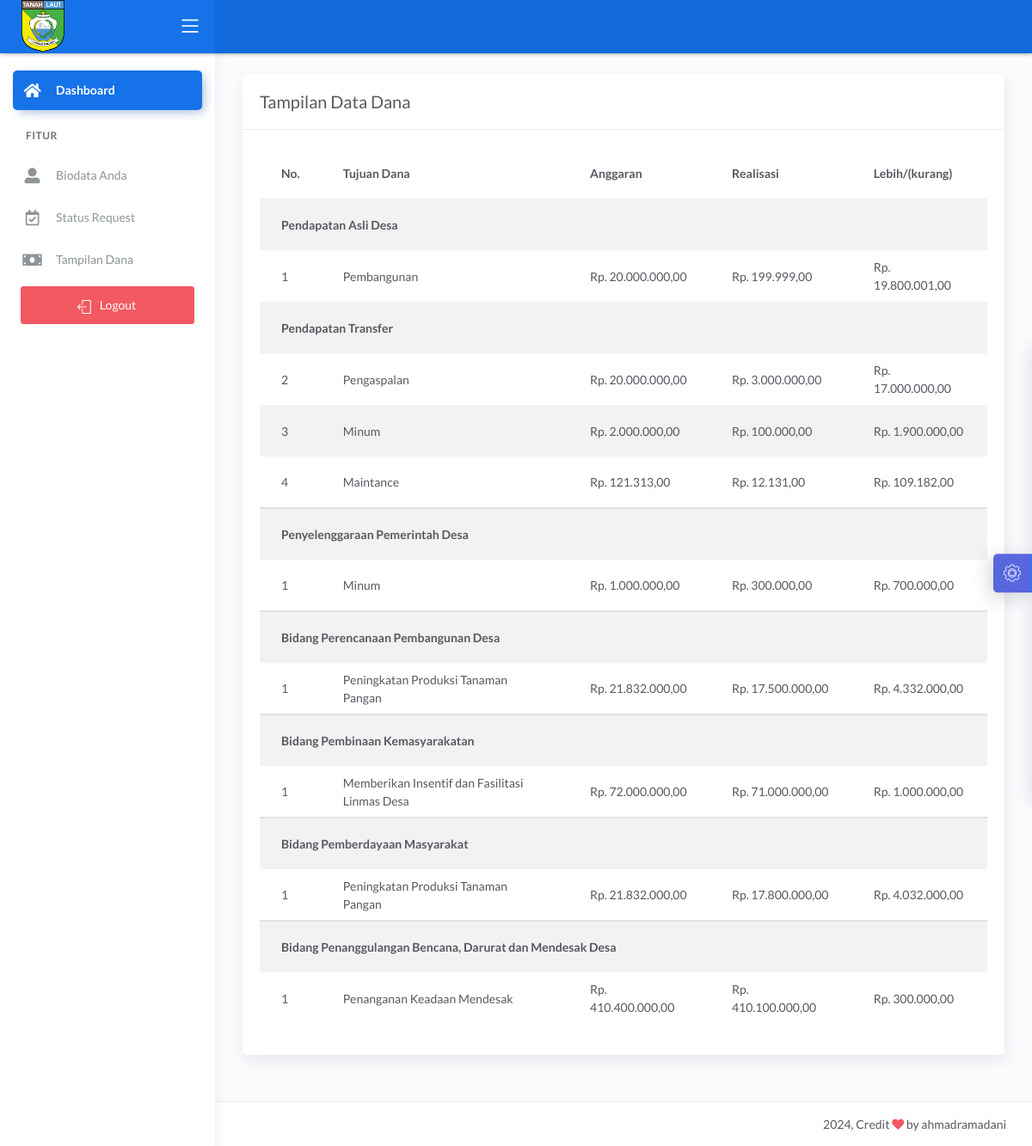
Screenshot of /demo1/main.php?halaman=tampil_dana_pemohon (signed in) with the database file from the repository.
### tables this page shows
CREATE TABLE `data_dana` (
  `id` int NOT NULL,
  `description` varchar(255) DEFAULT NULL,
  `dana` int DEFAULT NULL,
  `realisasi` int DEFAULT NULL,
  `sisa` int DEFAULT NULL,
  `pendapatan` varchar(255) DEFAULT NULL
);

CREATE TABLE `data_ppd` (
  `id` int NOT NULL,
  `description` varchar(255) DEFAULT NULL,
  `anggaran` int DEFAULT NULL,
  `realisasi` int DEFAULT NULL,
  `sisa` int DEFAULT NULL
);

CREATE TABLE `data_bppd` (
  `id` int NOT NULL,
  `description` varchar(255) DEFAULT NULL,
  `anggaran` int DEFAULT NULL,
  `realisasi` int DEFAULT NULL,
  `sisa` int DEFAULT NULL
);

CREATE TABLE `data_bpk` (
  `id` int NOT NULL,
  `description` varchar(255) DEFAULT NULL,
  `anggaran` int DEFAULT NULL,
  `realisasi` int DEFAULT NULL,
  `sisa` int DEFAULT NULL
);

CREATE TABLE `data_bpm` (
  `id` int NOT NULL,
  `description` varchar(255) DEFAULT NULL,
  `anggaran` int DEFAULT NULL,
  `realisasi` int DEFAULT NULL,
  `sisa` int DEFAULT NULL
);

CREATE TABLE `data_bpbd` (
  `id` int NOT NULL,
  `description` varchar(255) DEFAULT NULL,
  `anggaran` int DEFAULT NULL,
  `realisasi` int DEFAULT NULL,
  `sisa` int DEFAULT NULL
);

### demo1/tampil_dana_pemohon.php (the view, shortened to what this page needs)
<?php include '../konek.php'; ?>
<link href="css/sweetalert.css" rel="stylesheet" type="text/css">
<div class="page-inner">
    <div class="row">
        <div class="col-md-12">
            <div class="card">
                <div class="card-header">
                    <div class="d-flex align-items-center">
                        <h4 class="card-title">Tampilan Data Dana</h4>
                    </div>
                </div>
                <div class="card-body">
                                        <form action="">
                                            <div class="table-responsive">
                                                <table id="add" class="display table table-striped table-hover" >
                                                <thead>
    <tr>
        <th>No.</th>
        <th>Tujuan Dana</th>
        <th>Anggaran</th>
        <th>Realisasi</th>
        <th>Lebih/(kurang)</th>
    </tr>
</thead>
<tbody>
    <?php
    $no = 1;
    $tampil_dana = "SELECT * FROM data_dana ORDER BY pendapatan";
    $query_dana = mysqli_query($konek, $tampil_dana);
    $groupValue = null;
    while ($data_dana = mysqli_fetch_array($query_dana, MYSQLI_BOTH)) {
        $pendapatan = $data_dana['pendapatan'];
        $description = $data_dana['description'];
        $dana = $data_dana['dana'];
        $realisasi = $data_dana['realisasi'];
        $sisa = $data_dana['sisa'];
        if ($pendapatan !== $groupValue) {
            echo '<tr><td colspan="5" style="background-color: #f2f2f2; font-weight: bold;">' . $pendapatan . '</td></tr>';
            $groupValue = $pendapatan;
        }
        echo '<tr>';
        echo '<td>' . $no++ . '</td>';
        echo '<td>' . $description . '</td>';
        echo '<td>Rp. ' . number_format($dana, 2, ',', '.') . '</td>';
        echo '<td>Rp. ' . number_format($realisasi, 2, ',', '.') . '</td>';
        echo '<td>Rp. ' . number_format($sisa, 2, ',', '.') . '</td>';
        echo '</tr>';
    }
    ?>
</tbody>
<tbody>
    <tr>
        <td colspan="5" style="background-color: #f2f2f2; font-weight: bold;">Penyelenggaraan Pemerintah Desa</td>
    </tr>
    <?php
    $no = 1;
    $tampil_ppd = "SELECT * FROM data_ppd";
    $query_ppd = mysqli_query($konek, $tampil_ppd);
    while ($data_ppd = mysqli_fetch_array($query_ppd, MYSQLI_BOTH)) {
        $description = $data_ppd['description'];
        $anggaran = $data_ppd['anggaran'];
        $realisasi = $data_ppd['realisasi'];
        $sisa = $data_ppd['sisa'];
    ?>
        <tr>
            <td><?php echo $no++; ?></td>
            <td><?php echo $description; ?></td>
            <td>Rp. <?php echo number_format($anggaran, 2, ',', '.'); ?></td>
            <td>Rp. <?php echo number_format($realisasi, 2, ',', '.'); ?></td>
            <td>Rp. <?php echo number_format($sisa, 2, ',', '.'); ?></td>
        </tr>
    <?php
    }
    ?>
</tbody>
<tbody>
    <tr>
        <td colspan="5" style="background-color: #f2f2f2; font-weight: bold;">Bidang Perencanaan Pembangunan Desa</td>
    </tr>
    <?php
    $no = 1;
    $tampil_bppd = "SELECT * FROM data_bppd";
    $query_bppd = mysqli_query($konek, $tampil_bppd);
    while ($data_bppd = mysqli_fetch_array($query_bppd, MYSQLI_BOTH)) {
        $description = $data_bppd['description'];
        $anggaran = $data_bppd['anggaran'];
        $realisasi = $data_bppd['realisasi'];
        $sisa = $data_bppd['sisa'];
    ?>
        <tr>
            <td><?php echo $no++; ?></td>
            <td><?php echo $description; ?></td>
            <td>Rp. <?php echo number_format($anggaran, 2, ',', '.'); ?></td>
            <td>Rp. <?php echo number_format($realisasi, 2, ',', '.'); ?></td>
            <td>Rp. <?php echo number_format($sisa, 2, ',', '.'); ?></td>
        </tr>
    <?php
    }
    ?>
</tbody>
<tbody>
    <tr>
        <td colspan="5" style="background-color: #f2f2f2; font-weight: bold;">Bidang Pembinaan Kemasyarakatan</td>
    </tr>
    <?php
    $no = 1;
    $tampil_bpk = "SELECT * FROM data_bpk";
    $query_bpk = mysqli_query($konek, $tampil_bpk);
    while ($data_bpk = mysqli_fetch_array($query_bpk, MYSQLI_BOTH)) {
        $description = $data_bpk['description'];
        $anggaran = $data_bpk['anggaran'];
        $realisasi = $data_bpk['realisasi'];
        $sisa = $data_bpk['sisa'];
    ?>
        <tr>
            <td><?php echo $no++; ?></td>
            <td><?php echo $description; ?></td>
            <td>Rp. <?php echo number_format($anggaran, 2, ',', '.'); ?></td>
            <td>Rp. <?php echo number_format($realisasi, 2, ',', '.'); ?></td>
            <td>Rp. <?php echo number_format($sisa, 2, ',', '.'); ?></td>
        </tr>
    <?php
    }
    ?>
</tbody>
<tbody>
    <tr>
        <td colspan="5" style="background-color: #f2f2f2; font-weight: bold;">Bidang Pemberdayaan Masyarakat</td>
    </tr>
    <?php
    $no = 1;
    $tampil_bpm = "SELECT * FROM data_bpm";
    $query_bpm = mysqli_query($konek, $tampil_bpm);
    while ($data_bpm = mysqli_fetch_array($query_bpm, MYSQLI_BOTH)) {
        $description = $data_bpm['description'];
        $anggaran = $data_bpm['anggaran'];
        $realisasi = $data_bpm['realisasi'];
        $sisa = $data_bpm['sisa'];
    ?>
        <tr>
            <td><?php echo $no++; ?></td>
            <td><?php echo $description; ?></td>
            <td>Rp. <?php echo number_format($anggaran, 2, ',', '.'); ?></td>
            <td>Rp. <?php echo number_format($realisasi, 2, ',', '.'); ?></td>
            <td>Rp. <?php echo number_format($sisa, 2, ',', '.'); ?></td>
        </tr>
    <?php
    }
    ?>
</tbody>
<tbody>
    <tr>
        <td colspan="5" style="background-color: #f2f2f2; font-weight: bold;">Bidang Penanggulangan Bencana, Darurat dan Mendesak Desa</td>
    </tr>
    <?php
    $no = 1;
    $tampil_bpbd = "SELECT * FROM data_bpbd";
    $query_bpbd = mysqli_query($konek, $tampil_bpbd);
    while ($data_bpbd = mysqli_fetch_array($query_bpbd, MYSQLI_BOTH)) {
        $description = $data_bpbd['description'];
        $anggaran = $data_bpbd['anggaran'];
        $realisasi = $data_bpbd['realisasi'];
        $sisa = $data_bpbd['sisa'];
    ?>
        <tr>
            <td><?php echo $no++; ?></td>
            <td><?php echo $description; ?></td>
            <td>Rp. <?php echo number_format($anggaran, 2, ',', '.'); ?></td>
            <td>Rp. <?php echo number_format($realisasi, 2, ',', '.'); ?></td>
            <td>Rp. <?php echo number_format($sisa, 2, ',', '.'); ?></td>
        </tr>
    <?php
    }
    ?>
</tbody>
                                                </table>
                                            </div>
                                        </form>
                                    </div>
                                </div>
                        </div>
        </div>
</div>

### demo1/header.php (shortened to what this page needs)
<!DOCTYPE html>
<html lang="en">
<head>
	<link rel="stylesheet" href="../assets/css/bootstrap.min.css">
	<link rel="stylesheet" href="../assets/css/atlantis.min.css">
	<link rel="stylesheet" href="../assets/css/demo.css">
</head>
<body>
	<div class="wrapper">
		<div class="main-header">
			<div class="logo-header" data-background-color="blue">
				<a href="#" class="logo">
					<img src="../main/img/logotanahlaut.png" width="50" alt="navbar brand" class="navbar-brand">
				</a>
				<div class="nav-toggle">
					<button class="btn btn-toggle toggle-sidebar">
						<i class="icon-menu"></i>
					</button>
				</div>
			</div>
			<nav class="navbar navbar-header navbar-expand-lg" data-background-color="blue2">
			</nav>
		</div>

### demo1/main.php (shortened to what this page needs)
<?php
 if (isset($_SESSION['password'])=="" || ($_SESSION['hak_akses'])=="")  {
 header('location:login.php');
 }
 else{
 $hak_akses = $_SESSION['hak_akses'];
 }
 ?>
<?php include 'header.php'; ?>
		<div class="sidebar sidebar-style-2">
			<div class="sidebar-wrapper scrollbar scrollbar-inner">
				<div class="sidebar-content">
					<ul class="nav nav-primary">
						<li class="nav-item active">
							<a href="main.php">
								<i class="fas fa-home"></i>
								<p>Dashboard</p>
							</a>
						<li class="nav-section">
							<h4 class="text-section">fitur</h4>
						</li>
						 <?php
						 	if($hak_akses=="Pemohon"){
						 ?>
						<li class="nav-item">
							<a href="?halaman=tampil_pemohon">
								<i class="fas fa-user-alt"></i>
								<p>Biodata Anda</p>
							</a>
						</li>
						<li class="nav-item">
							<a href="?halaman=tampil_status">
								<i class="far fa-calendar-check"></i>
								<p>Status Request</p>
							</a>
						</li>
						<li class="nav-item">
							<a href="?halaman=tampil_dana_pemohon">
								<i class="fa fa-money-bill"></i>
								<p>Tampilan Dana</p>
							</a>
						</li>
						<?php
							}
						?>
						<li class="mx-4 mt-2">
							<a href="/" class="btn btn-danger btn-block"><span class="btn-label mr-2"> <i class="icon-logout"></i> </span>Logout</a>
						</li>
					</ul>
				</div>
			</div>
		</div>
		<div class="main-panel">
			<div class="content">
			<?php
          if(isset($_GET['halaman'])){
            $hal = $_GET['halaman'];
            switch($hal){
			  case 'tampil_dana_pemohon';
                include 'tampil_dana_pemohon.php';
			  break;
            }
          }else{
            include 'beranda.php';
          }
        ?>
			</div>
<?php include 'footer.php'; ?>

### demo1/footer.php (shortened to what this page needs)
<footer class="footer">
				<div class="container-fluid">
					<div class="copyright ml-auto">
						<?php echo date('Y');?>, Credit <i class="fa fa-heart heart text-danger"></i> by ahmadramadani
					</div>
				</div>
			</footer>
		</div>
		<div class="custom-template">
			<div class="custom-toggle">
				<i class="flaticon-settings"></i>
			</div>
		</div>
	</div>
</body>
</html>

### assets/css/demo.css (style rules this page uses)
.custom-template { position: fixed; top: 50%; transform: translateY(-50%); right: -325px; width: 325px; height: max-content; display: block; z-index: 1; background: #ffffff; transition: all .3s; z-index: 1003; box-shadow: -1px 1px 20px rgba(69, 65, 78, 0.15); border-top-left-radius: 5px; border-bottom-left-radius: 5px; transition: all .5s; }
.custom-template .custom-toggle { position: absolute; width: 45px; height: 45px; background: rgb(88, 103, 221); top: 50%; left: -45px; transform: translateY(-50%); display: flex; align-items: center; justify-content: center; text-align: center; border-top-left-radius: 5px; border-bottom-left-radius: 5px; border-right: 1px solid #177dff; cursor: pointer; color: #ffffff; box-shadow: -5px 5px 20px rgba(69, 65, 78, 0.21); }
.custom-template .custom-toggle i { font-size: 20px; animation: 1.3s spin linear infinite; }

### rows the page displays
data_dana: pendapatan "Pendapatan Asli Desa", description "Pembangunan", dana "20.000.000,00", realisasi "199.999,00", sisa "19.800.001,00"
data_dana: pendapatan "Pendapatan Transfer", description "Pengaspalan", dana "20.000.000,00", realisasi "3.000.000,00", sisa "17.000.000,00"
data_dana: description "Minum", dana "2.000.000,00", realisasi "100.000,00", sisa "1.900.000,00"
data_dana: description "Maintance", dana "121.313,00", realisasi "12.131,00", sisa "109.182,00"
data_ppd: description "Minum", anggaran "1.000.000,00", realisasi "300.000,00", sisa "700.000,00"
data_bppd: description "Peningkatan Produksi Tanaman Pangan", anggaran "21.832.000,00", realisasi "17.500.000,00", sisa "4.332.000,00"
data_bpk: description "Memberikan Insentif dan Fasilitasi Linmas Desa", anggaran "72.000.000,00", realisasi "71.000.000,00", sisa "1.000.000,00"
data_bpm: description "Peningkatan Produksi Tanaman Pangan", anggaran "21.832.000,00", realisasi "17.800.000,00", sisa "4.032.000,00"
data_bpbd: description "Penanganan Keadaan Mendesak", anggaran "410.400.000,00", realisasi "410.100.000,00", sisa "300.000,00"
